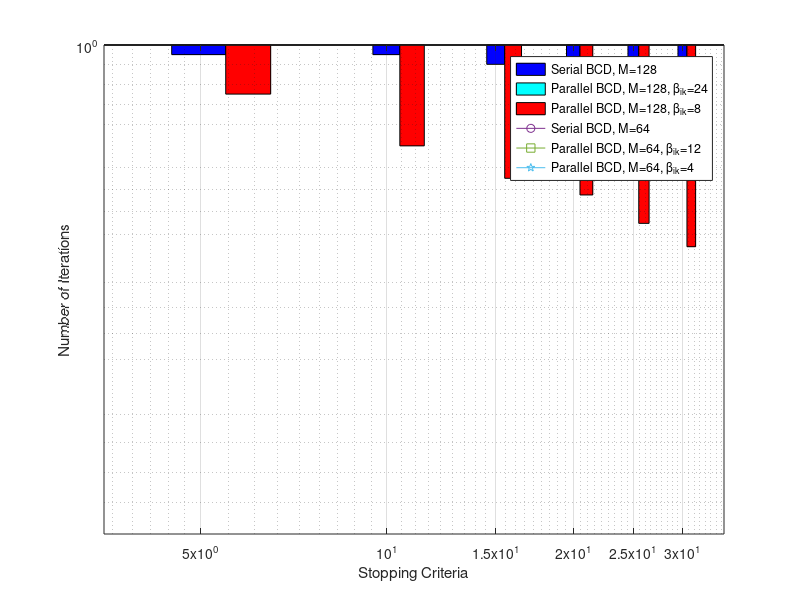

MATLAB code to generate this figure:
dB = [0 : 5 : 30];
rM8Q8C7 = [259, 340, 422, 510, 590, 650, 692];
wmmseM8Q8C7 = [278, 357, 430, 495, 536, 562, 584];

rM8Q16C7 = [289, 390, 482, 595, 719, 837, 957];
wmmseM8Q16C7 = [300, 370, 445, 540, 635, 720, 825];

rM4Q5C7 = [130, 175, 233, 286, 315, 336, 342];
wmmseM4Q5C7 = [164, 213, 258, 290, 309, 315, 319];
% power consumption 100%

plot(dB, rM8Q16C7, '-o', dB, wmmseM8Q16C7, '-s', dB, rM8Q8C7, '-p', dB, wmmseM8Q8C7, '-^', dB, rM4Q5C7, '-d', dB, wmmseM4Q5C7, '-h', 'LineWidth', 1.5);
legend('LPP-WMMSE, M=128, G=16', 'WMMSE, M=128', 'LPP-WMMSE, M=64, G=8', 'WMMSE, M=64', 'LPP-WMMSE, M=20, G=5', 'WMMSE, M=20');
grid on;
xlabel('SNR (dB)');
ylabel('System Throughput (bits per channel user)');

dB = [5 : 5 : 30];
rpcWMMSE = [1, 1, 1, 1, 1, 1];
rpcM8Q8C7 = [0.99 0.99 0.98 0.96, 0.93, 0.905];
rpcM8Q16C7 = [0.95 0.90 0.87 0.855 0.83 0.81];
bar1 = bar(dB, rpcM8Q8C7, 'BarWidth', 0.2, 'FaceColor', 'b');
hold on;
bar2 = bar(dB - 1, rpcWMMSE, 'BarWidth', 0.2, 'FaceColor', 'c');
hold on;
bar3 = bar(dB + 1, rpcM8Q16C7, 'BarWidth', 0.2, 'FaceColor', 'r');
xlabel('SNR (dB)');
ylabel('Relative Power Consumption');
grid on;
legend('LPP-WMMSE, M=64', 'WMMSE', 'LPP-WMMSE, M=128');
axis([0 35 0.6 1]);

range = [1:7];
epsilon = [1e-1, 1e-2, 1e-3, 1e-4, 1e-5, 1e-6, 1e-7];
%epsilon = [1, 2, 3, 4, 5, 6, 7];
sM128 = [52, 137, 367, 878, 1819, 3517, 5669];
pM128b24 = [3.2, 15.3, 57.1, 184, 593, 1478, 3189];
pM128b12 = [];
pM128b8 = [2.9, 10.1, 36, 106, 289, 764, 1441];
pM128b6 = [2.7, 9.1, 29.5, ];

sM64 = [51, 134, 373, 908, 1877, 3719, 5120];
pM64b12 = [3, 13.6, 50.8, 168, 434, 897, 1576];
pM64b6 = [];
pM64b5 = [2.9, 10.2, 35.3, ];
pM64b4 = [2.8, 9.6, 32, 90, 214, 425, 689];
loglog(epsilon(range), sM128(range), '-o', epsilon(range), pM128b24(range), '-s', epsilon(range), pM128b8(range), '-p', ...
         epsilon(range), sM64(range), '-^', epsilon(range), pM64b12(range), '-d', epsilon(range), pM64b4(range), '-h');
legend('Serial BCD, M=128', 'Parallel BCD, M=128, \beta_{ik}=24', 'Parallel BCD, M=128, \beta_{ik}=8', ...
       'Serial BCD, M=64', 'Parallel BCD, M=64, \beta_{ik}=12', 'Parallel BCD, M=64, \beta_{ik}=4');
xlabel('Stopping Criteria');
ylabel('Number of Iterations');
grid on;
